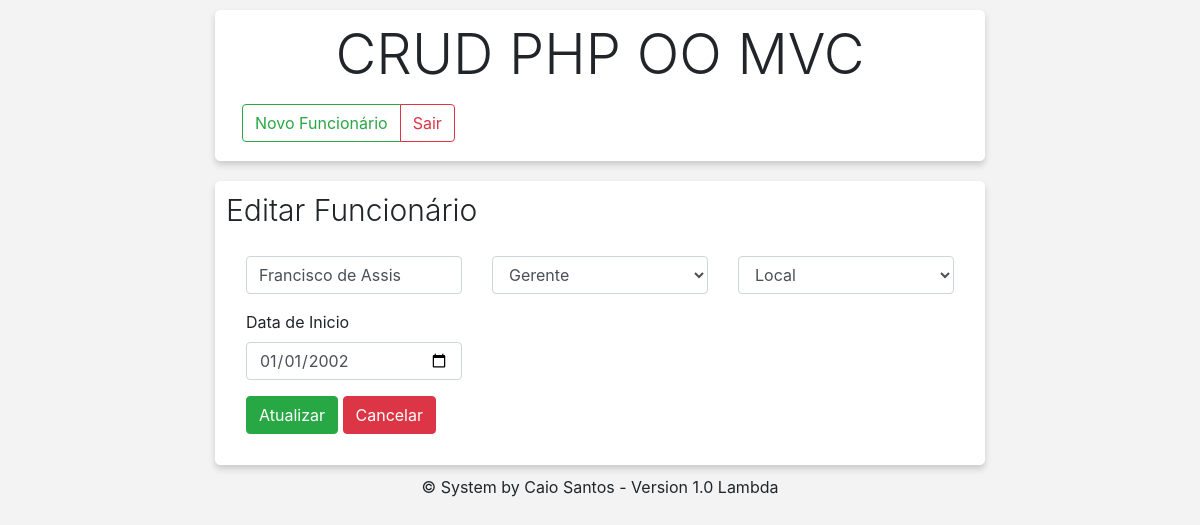
Screenshot of /index.php?pagina=funcionario/editar&id-funcionario=7 (signed in) with the database file from the repository.
### tables this page shows
create table funcionario(
	id_funcionario int(11) primary key AUTO_INCREMENT not null,
	nome_funcionario varchar(50),
	modo_de_trabalho_funcionario enum('Local','Home Office'),
	data_inicio_funcionario date,
	id_usuario int(11),
	id_cargo int(11)
);

### index.php (called while the page is built, shortened)
<?php
require_once "view/head.php";
require_once "controller/router.php";
require_once "view/footer.php";

### model/Conexao.php (called while the page is built)
<?php
class Conexao
{
	public function conectar()
	{
		try {
			return new PDO('mysql:host=localhost;dbname=crudphp;charset=utf8', 'root', '');
		} catch (PDO_Exception $e) {
			echo "Falhou: " . $e->getMessage();
		}
	}
}

### model/Funcionario.php (called while the page is built, shortened)
<?php
class Funcionario extends Conexao
{
	private $conexao;
	public function __construct()
	{
		$this->conexao = parent::conectar();
	}
	public function consultarFuncionario($id_funcionario = null, $inicio = null, $quantidade_por_pagina = null)
	{
		$sql = "SELECT * FROM funcionario f
		INNER JOIN usuario u ON f.id_usuario = u.id_usuario
		INNER JOIN cargo c ON f.id_cargo = c.id_cargo";
		if (isset($id_funcionario)) {
			$sql .= " WHERE f.id_funcionario = :id_funcionario";
			$sql = $this->conexao->prepare($sql);
			$sql->bindValue(':id_funcionario', $id_funcionario);
		}
		$sql->execute();
		if ($sql->rowCount() > 0) {
			if (isset($id_funcionario)) {
				return $sql->fetch();
			} else {
				return $sql->fetchAll();
			}
		} else {
			return array();
		}
	}
	public function consultarCargos()
	{
		$sql = "SELECT * FROM cargo";
		$sql = $this->conexao->query($sql);
		if ($sql->rowCount() > 0) {
			return $sql->fetchAll();
		} else {
			return array();
		}
	}
}

### view/funcionario/editar.php (the view, shortened to what this page needs)
<div class="row justify-content-center">
	<div class="col-md-8 col-12">
		<div class="bloco-1">
			<h2 class="display-4 titulo-pagina">Editar Funcionário</h2>
			<div class="card-body">
				<form class="form-material row" action="controller/funcionario.php<?php echo isset($_GET['id-funcionario']) ? '?id-funcionario=' . $_GET['id-funcionario'] : ''; ?>" method="POST">
					<?php
					if (isset($_GET['id-funcionario']) && $id_funcionario = trim($_GET['id-funcionario'])) {
						require_once "model/Conexao.php";
						require_once 'model/Funcionario.php';
						$funcionario = new Funcionario;
						$dados = $funcionario->consultarFuncionario($id_funcionario);
					} else {
						header("Location: index.php");
						exit();
					}
					?>
					<div class="form-group col-md-4 m-t-20">
						<input type="text" name="nome-funcionario" class="form-control form-control-line" placeholder="Nome" value="<?php echo $dados['nome_funcionario'] ?>">
					</div>
					<div class="form-group col-md-4 m-t-30">
						<select class="form-control col-md-12" name="id-cargo">
							<?php
							$cargosFuncionario = new Funcionario();
							$cargos = $cargosFuncionario->consultarCargos();
							?>
							<?php foreach ($cargos as $cargo) : ?>
								<?php if (isset($dados) && $dados['id_cargo'] == $cargo['id_cargo']): ?>
									<option value="<?php echo $dados['id_cargo']; ?>" selected><?php echo $dados['nome_cargo']; ?></option>
									<?php else: ?>
										<option value="<?php echo $cargo['id_cargo']; ?>"><?php echo $cargo['nome_cargo']; ?></option>
									<?php endif ?>
								<?php endforeach; ?>
							</select>
						</div>
						<?php
						$modo_de_trabalho = array(
							'1' => 'Local',
							'2' => 'Home Office',
						);
						?>
						<div class="form-group col-md-4 m-t-30">
							<select class="form-control col-md-12" name="modo-de-trabalho">
								<?php foreach ($modo_de_trabalho as $posicai => $valor): ?>
									<?php if (isset($dados) && $dados['modo_de_trabalho_funcionario'] == $valor): ?>
										<option value="<?php echo $valor ?>" selected><?php echo $valor ?></option>
										<?php else: ?>
											<option value="<?php echo $valor ?>"><?php echo $valor ?></option>
										<?php endif; ?>
									<?php endforeach ?>
								</select>
							</div>
							<div class="form-group col-md-4 m-t-30">
								<label>Data de Inicio</label>
								<input name="data-inicio" type="date" class="form-control" placeholder="dd/mm/yyyy" value="<?php echo $dados['data_inicio_funcionario'] ?>">
							</div>
							<div class="button-group col-12">
								<button type="submit" class="btn waves-effect waves-light btn-success">Atualizar</button>
								<a href="?pagina=funcionario/listar" class="btn waves-effect waves-light btn-danger">Cancelar</a>
							</div>
						</form>
					</div>
				</div>
			</div>
		</div>

### css/style.css (style rules this page uses)
body { background-color: #f3f3f3; }
.bloco-1 { background: #fff; border: 1px solid #fff; box-shadow: rgb(51 51 51 / 20%) 0px 4px 6px 0px; border-radius: 5px; margin-bottom: 10px; padding: 10px; margin-top: 10px; }
.titulo-pagina { font-size: 30px; }

### rows the page displays
funcionario: nome-funcionario "Francisco de Assis", modo-de-trabalho "Local", data-inicio "01/01/2002"

### other values shown
form field id-cargo "Gerente"
